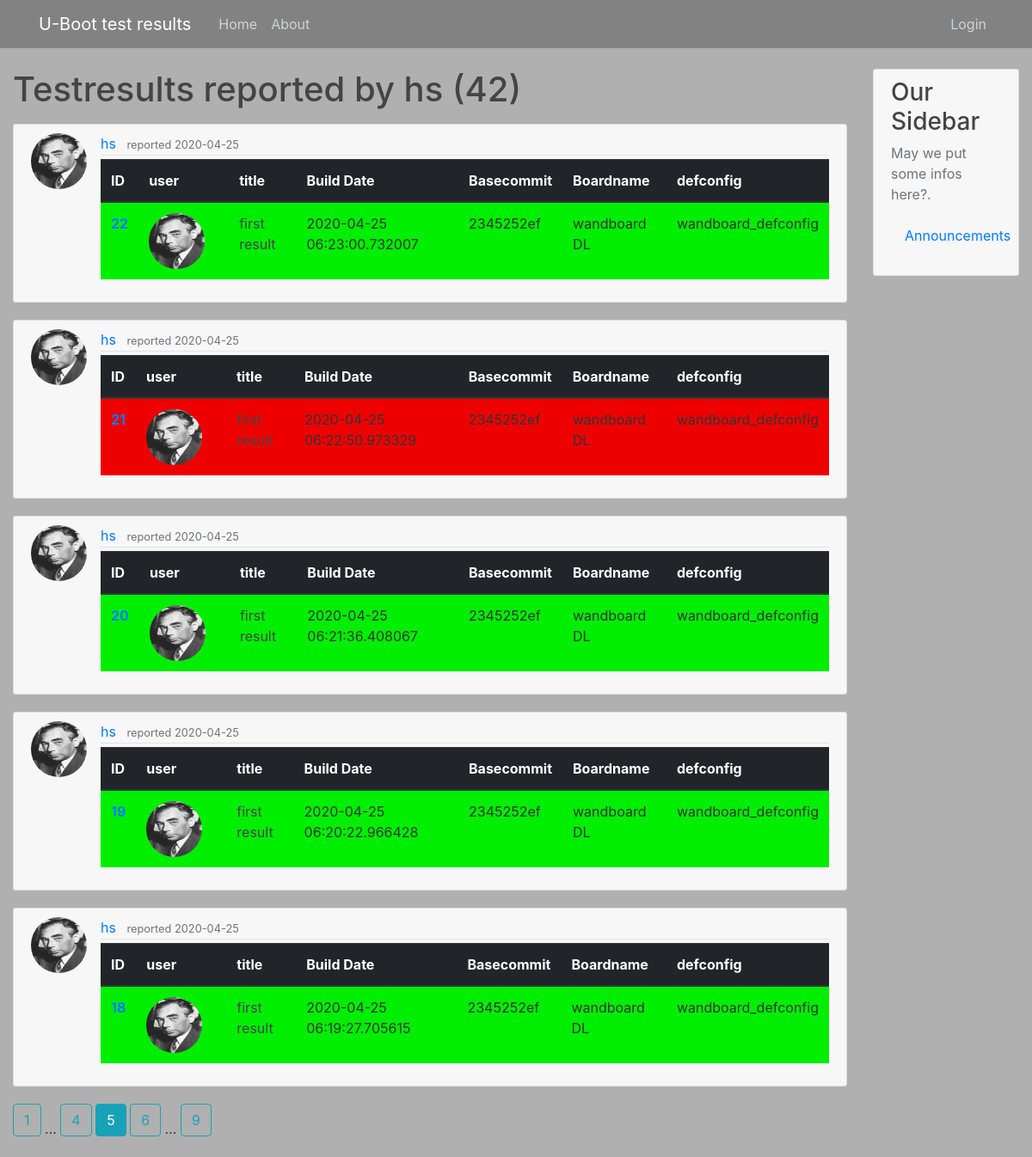
The app's page /user/hs?page=5 with its own data.
### ubtres/models.py (models this page shows, shortened)
class User(db.Model, UserMixin):
    id = db.Column(db.Integer, primary_key=True)
    username = db.Column(db.String(20), unique=True, nullable=False)
    isadmin = db.Column(db.Boolean(), default=False)
    email = db.Column(db.String(120), unique=True, nullable=False)
    about = db.Column(db.String(120), nullable=False, default="--")
    image_file = db.Column(db.String(20), nullable=False, default='default.jpg')
    password = db.Column(db.String(60), nullable=False)
    results = db.relationship('Result', backref='author', lazy=True)
    token = db.Column(db.String(32), index=True, unique=True)
    token_expiration = db.Column(db.DateTime)

class Result(db.Model):
    id = db.Column(db.Integer, primary_key=True)
    title = db.Column(db.String(100), nullable=False)
    build_date = db.Column(db.DateTime, nullable=False)
    arch = db.Column(db.String(20), nullable=False)
    cpu = db.Column(db.String(20), nullable=True)
    soc = db.Column(db.String(20), nullable=False)
    toolchain = db.Column(db.String(100), nullable=False)
    basecommit = db.Column(db.String(40), nullable=False)
    boardname = db.Column(db.String(100), nullable=True, default="unknown")
    defconfig = db.Column(db.String(40), nullable=False)
    splsize = db.Column(db.Integer, nullable=True)
    ubsize = db.Column(db.Integer, nullable=True)
    success = db.Column(db.Boolean(), default=True)
    content = db.Column(db.Text, nullable=False)
    date_posted = db.Column(db.DateTime, nullable=False, default=datetime.utcnow)
    user_id = db.Column(db.Integer, db.ForeignKey('user.id'), nullable=False)

### ubtres/users/routes.py (the view)
@users.route("/user/<string:username>")
def user_results(username):
    page = request.args.get('page', 1, type=int)
    user = User.query.filter_by(username=username).first_or_404()
    results = Result.query.filter_by(author=user)\
        .order_by(Result.date_posted.desc())\
        .paginate(page=page, per_page=5)
    return render_template('user_results.html', results=results, user=user)

### ubtres/templates/user_results.html
{% extends "layout.html" %}
{% block content %}
    <h1 class="mb-3">Testresults reported by {{ user.username }} ({{ results.total }})</h1>
    {% for result in results.items %}
        <result class="media content-section">
          <img class="rounded-circle result-img" src="{{ url_for('static', filename='profile_pics/' + result.author.image_file) }}">
          <div class="media-body">
            <div class="result-metadata">
              <a class="mr-2" href="{{ url_for('users.user_results', username=result.author.username) }}">{{ result.author.username }}</a>
              <small class="text-muted">reported {{ result.date_posted.strftime('%Y-%m-%d') }}</small>
            </div>
            <table class="table">
              <thead class=thead-dark>
                <tr>
                  <th scope="col">ID</th>
                  <th scope="col">user</th>
                  <th scope="col">title</th>
                  <th scope="col">Build Date</th>
                  <th scope="col">Basecommit</th>
                  <th scope="col">Boardname</th>
                  <th scope="col">defconfig</th>
                </tr>
              </thead>
              <tbody>
                {% if result.success %}
                  <tr class="result-success">
                {% else %}
                  <tr class="result-failure">
                {% endif %}
                    <th scope="row"> <a href="{{ url_for('results.result', result_id=result.id) }}"> {{ result.id }}</a></th>
                    <td class="result-title"> <a href="{{ url_for('users.user_results', username=result.author.username) }}"> <img class="rounded-circle result-img" src="{{ url_for('static', filename='profile_pics/' + result.author.image_file) }}"> </a></img> </td>
                    <td class="result-title"> {{ result.title }}</td>
                    <td class="result-build_date"> {{ result.build_date }}</td>
                    <td class="result-basecommit"> {{ result.basecommit }}</td>
                    <td class="result-boardname"> {{ result.boardname }}</td>
                    <td class="result-defconfig"> {{ result.defconfig }}</td>
                  </tr>
              </tbody>
            </table>
          </div>
        </result>
    {% endfor %}
    {% for page_num in results.iter_pages(left_edge=1, right_edge=1, left_current=1, right_current=2) %}
      {% if page_num %}
        {% if results.page == page_num %}
          <a class="btn btn-info mb-4" href="{{ url_for('users.user_results', username=user.username, page=page_num) }}">{{ page_num }}</a>
        {% else %}
          <a class="btn btn-outline-info mb-4" href="{{ url_for('users.user_results', username=user.username, page=page_num) }}">{{ page_num }}</a>
        {% endif %}
      {% else %}
        ...
      {% endif %}
    {% endfor %}
{% endblock content %}

### ubtres/static/main.css (style rules this page uses)
body { background: #B0B0B0; color: #333333; margin-top: 5rem; }
h1, h2, h3, h4, h5, h6 { color: #444444; }
.content-section { background: #F7F7F7; padding: 10px 20px; border: 1px solid #dddddd; border-radius: 3px; margin-bottom: 20px; }
.result-success { background: #00EE00; }
.result-failure { background: #EE0000; }
.result-title { color: #444444; }
.result-img { height: 65px; width: 65px; margin-right: 16px; }
.result-metadata { padding-bottom: 1px; margin-bottom: 4px; border-bottom: 1px solid #e3e3e3 }

### records on screen
User: username "hs"
Result: image_file (picture), author.username "hs", date_posted "2020-04-25", id "22", title "first result", build_date "2020-04-25 06:23:00.732007", basecommit "2345252ef", boardname "wandboard DL", defconfig "wandboard_defconfig"
Result: image_file (picture), author.username "hs", date_posted "2020-04-25", id "21", build_date "2020-04-25 06:22:50.973329", basecommit "2345252ef", boardname "wandboard DL", defconfig "wandboard_defconfig"
Result: image_file (picture), author.username "hs", date_posted "2020-04-25", id "20", title "first result", build_date "2020-04-25 06:21:36.408067", basecommit "2345252ef", boardname "wandboard DL", defconfig "wandboard_defconfig"
Result: image_file (picture), author.username "hs", date_posted "2020-04-25", id "19", title "first result", build_date "2020-04-25 06:20:22.966428", basecommit "2345252ef", boardname "wandboard DL", defconfig "wandboard_defconfig"
Result: image_file (picture), author.username "hs", date_posted "2020-04-25", id "18", title "first result", build_date "2020-04-25 06:19:27.705615", basecommit "2345252ef", boardname "wandboard DL", defconfig "wandboard_defconfig"

### other values on screen
{{ results.total }} "42"
{{ page_num }} "1" "4" "6" "9"
{{ page_num }} "5"
